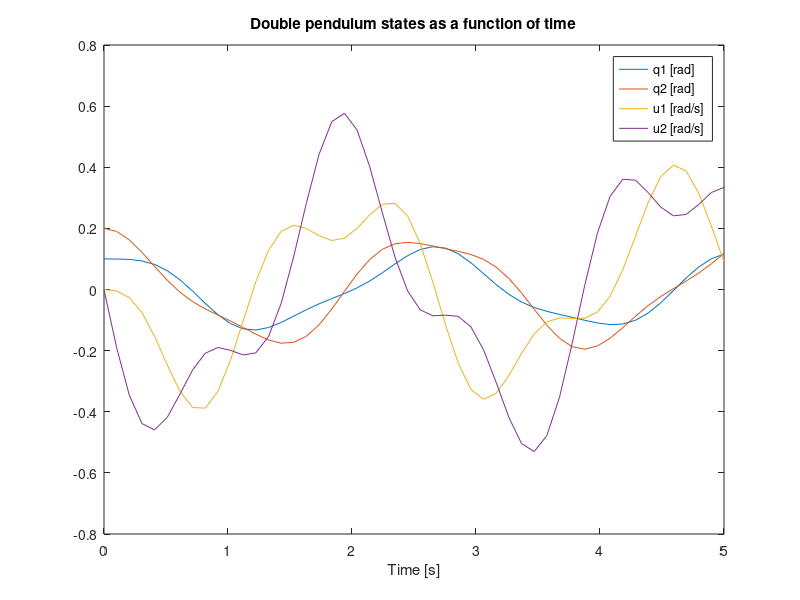

Recreate this plot in MATLAB.
function double_pendulum()
% function double_pendulum()
% Integrates the equations of motion of the double pendulum and plots the
% results. Edit the values in this function to change the time histories.

% Integrate the equations over from 0 to 5 seconds with 50 steps.
timeSpan = linspace(0.0, 5.0, 50);

% Set initial angles in radians and the initial speeds to zero.
initialConditions = [0.1, 0.2, 0.0, 0.0];

% Define particles' mass, pendulums' length, and the acceleration due to
% gravity.
m = 1.0;
l = 1.0;
g = 9.8;

% Integrate the equations of motion with the specified parameters.
[t, x] = double_pendulum_integrate(timeSpan, initialConditions, m, l, g);

% Plot the results.
fig1 = figure(1);
plot(t, x)
title('Double pendulum states as a function of time')
xlabel('Time [s]')
legend('q1 [rad]', 'q2 [rad]', 'u1 [rad/s]', 'u2 [rad/s]')

% Save the figure as a png.
saveas(fig1, 'double-pendulum-matlab-plot.png', 'png')

function [t, x] = double_pendulum_integrate(timeSpan, initialConditions, m, l, g)
% function [t, x] = double_pendulum_integrate(timeSpan, initialConditions, m, l, g)
% Returns the states, x, at time, t.
%
% Parameters
% ----------
% timeSpan : vector, (n, 1)
%   A vector of times at which the states are desired. Must be increasing.
% initialConditions : vector, (1, 4)
%   The initial conditions of the states in order [q1, q2, u1, u2]
% m : double
%   The mass of each particle.
% l : double
%   Length of each link.
% g : double
%   Acceleratoin due to gravity.
%
% Returns
% t : vector, (n, 1)
%   The time vector, same as timeSpan.
% x : matrix, (n, 4)
%   The states at each time in `t`. The columns are in the order [q1, q2,
%   u1, u2].

% Create a function handle to an anonymous function which which can pass the
% parameters.
f = @(t, x) state_derivatives(t, x, m, l, g);

% Integrate the equations of motion with default integration settings.
[t, x] = ode45(f, timeSpan, initialConditions);

function xd = state_derivatives(t, x, m, l, g)
%function xd = state_derivatives(t, x, m, l, g)
% Returns the derivatives of the states as a function of the current state
% and time.
%
% Parameters
% ----------
% t : double
%   Current time.
% x : vector, (4, 1)
%   Current state.
% m : double
%   The mass of each particle.
% l : double
%   Length of each link.
% g : double
%   Acceleratoin due to gravity.
%
% Returns
% -------
% xd : matrix, 4 x 1
%   The derivatives of the states in this order [q1, q2, u1, u2].

% Unpack the variables so that you can use the sympy equations as is.
q1 = x(1);
q2 = x(2);
u1 = x(3);
u2 = x(4);

% Initialize a vector for the derivatives.
xd = zeros(4, 1);
% Calculate the derivatives of the states. These equations can be copied
% directly from the sympy output but be sure to print with `mprint` in
% sympy.physics.mechanics to remove the `(t)` and use Matlab's find and
% replace and regular expressions to change the python `**` to the matlab
% `^`.
xd(1) = u1;
xd(2) = u2;
xd(3) = (-g * sin(q1) * sin(q2)^2 + 2 * g * sin(q1) - g * sin(q2) * ...
    cos(q1) * cos(q2) + 2 * l * u1^2 * sin(q1) * cos(q1) * ...
    cos(q2)^2 - l * u1^2 * sin(q1) * cos(q1) - 2 * l * u1^2 * ...
    sin(q2) * cos(q1)^2 * cos(q2) + l * u1^2 * sin(q2) * cos(q2) + ...
    l * u2^2 * sin(q1) * cos(q2) - l * u2^2 * sin(q2) * cos(q1)) / ...
    (l * (sin(q1)^2 * sin(q2)^2 + 2 * sin(q1) * sin(q2) * cos(q1) * ...
    cos(q2) + cos(q1)^2 * cos(q2)^2 - 2));
xd(4) = (-sin(q1) * sin(q2) / 2 - cos(q1) * cos(q2) / 2) * (2 * g * ...
    l * m * sin(q1) - l^2 * m * (-sin(q1) * cos(q2) + sin(q2) * ...
    cos(q1)) * u2^2) / (l^2 * m * (sin(q1) * sin(q2) / 2 + cos(q1) * ...
    cos(q2) / 2) * (sin(q1) * sin(q2) + cos(q1) * cos(q2)) - l^2 * m) + ...
    (g * l * m * sin(q2) - l^2 * m * (sin(q1) * cos(q2) - sin(q2) * ...
    cos(q1)) * u1^2) / (l^2 * m * (sin(q1) * sin(q2) / 2 + cos(q1) * ...
    cos(q2) / 2) * (sin(q1) * sin(q2) + cos(q1) * cos(q2)) - l^2 * m);
